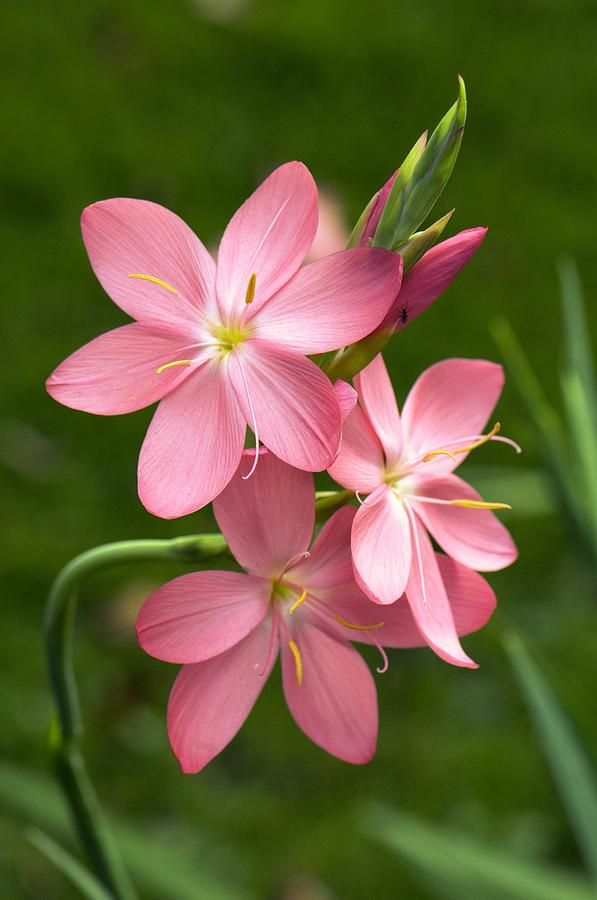
#> input picture Day24/flower.jpg, 597 x 900 px
$ python canny.py
#> lines starting #> are read from the running program, lines starting #| are printed output that depends on the picture; after the words box and inside, x2 and y2 are one past the last pixel; in counts of white or black regions, pixels touching at a corner belong together
import cv2

orignal_image = cv2.imread("flower.jpg",cv2.IMREAD_GRAYSCALE)
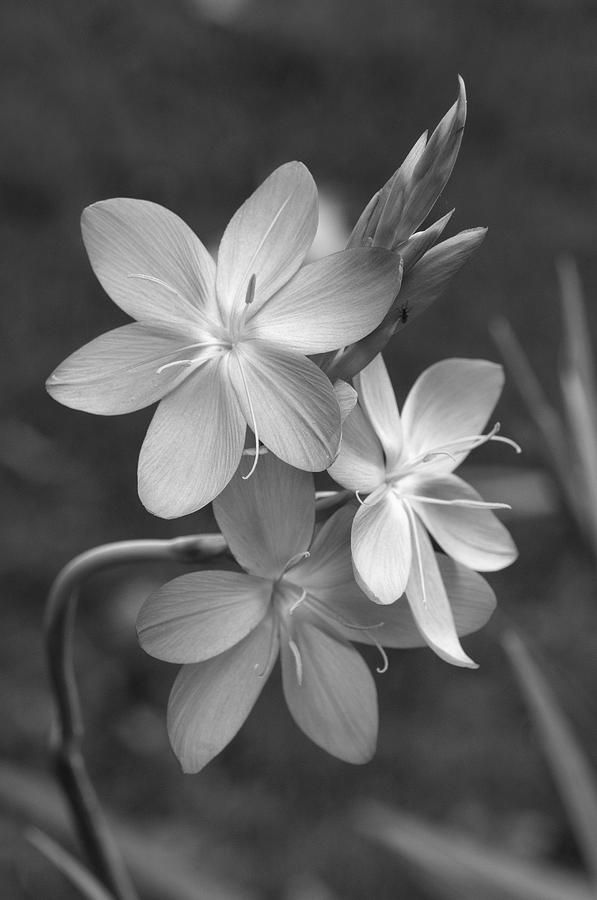
#> orignal_image: shape (900, 597); min 0, max 254, mean 93.3
image = cv2.resize(orignal_image, None, fx=0.5, fy=0.5)

edges= cv2.Canny(image,50,150)
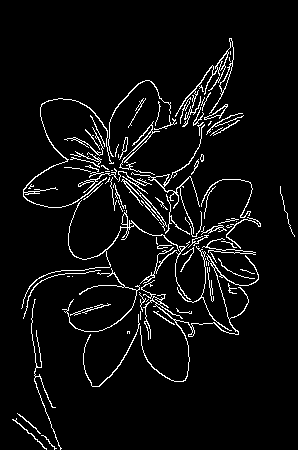
#> edges: shape (450, 298); 5.3% white in thin lines or dots, all inside (x1, y1, x2, y2) = (12, 38, 295, 450)

cv2.imshow("Orignal Image",image)
cv2.imshow("Edges",edges)
cv2.imwrite("canny_img.jpg",edges)

cv2.waitKey(0)
cv2.destroyAllWindows()
